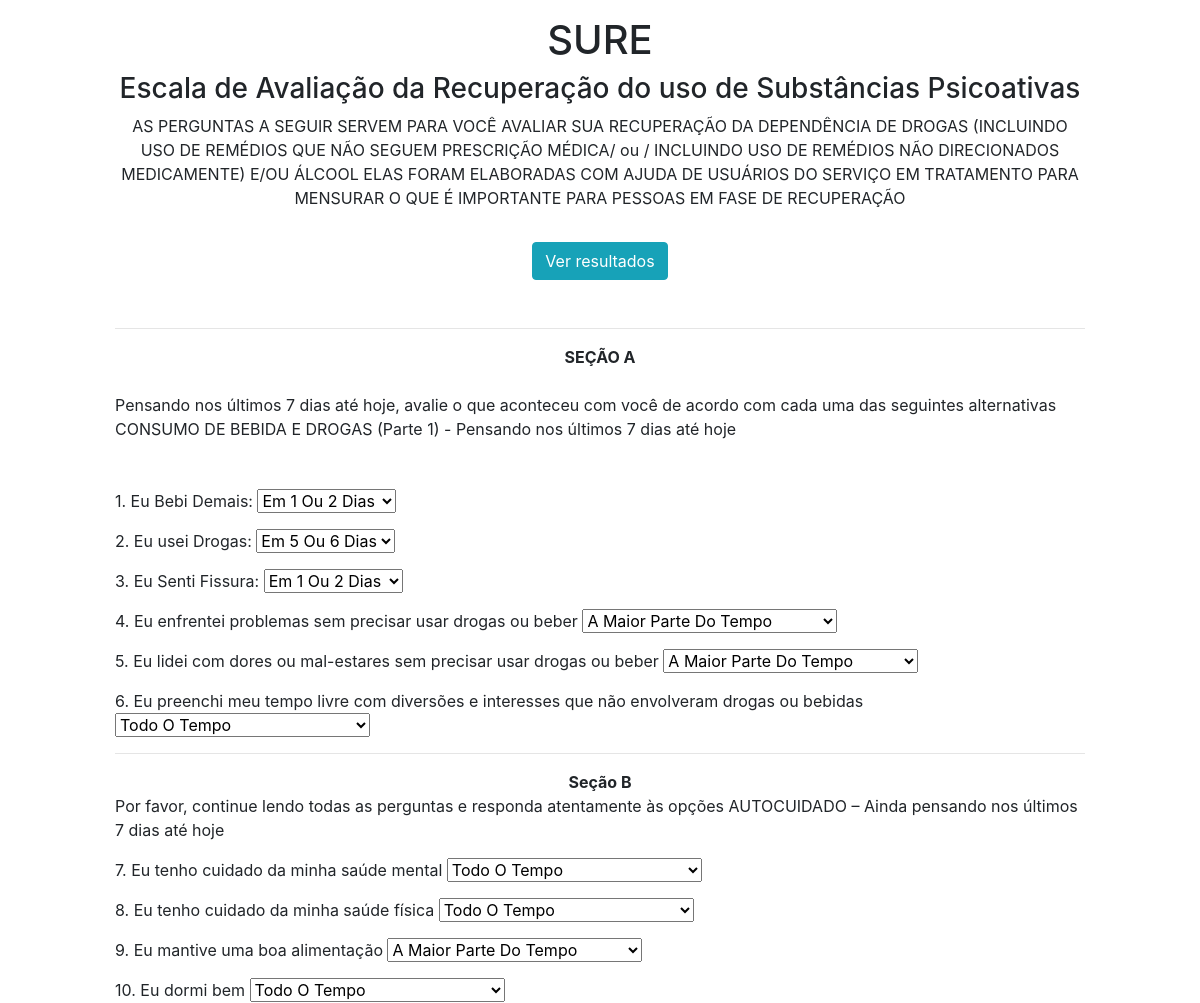
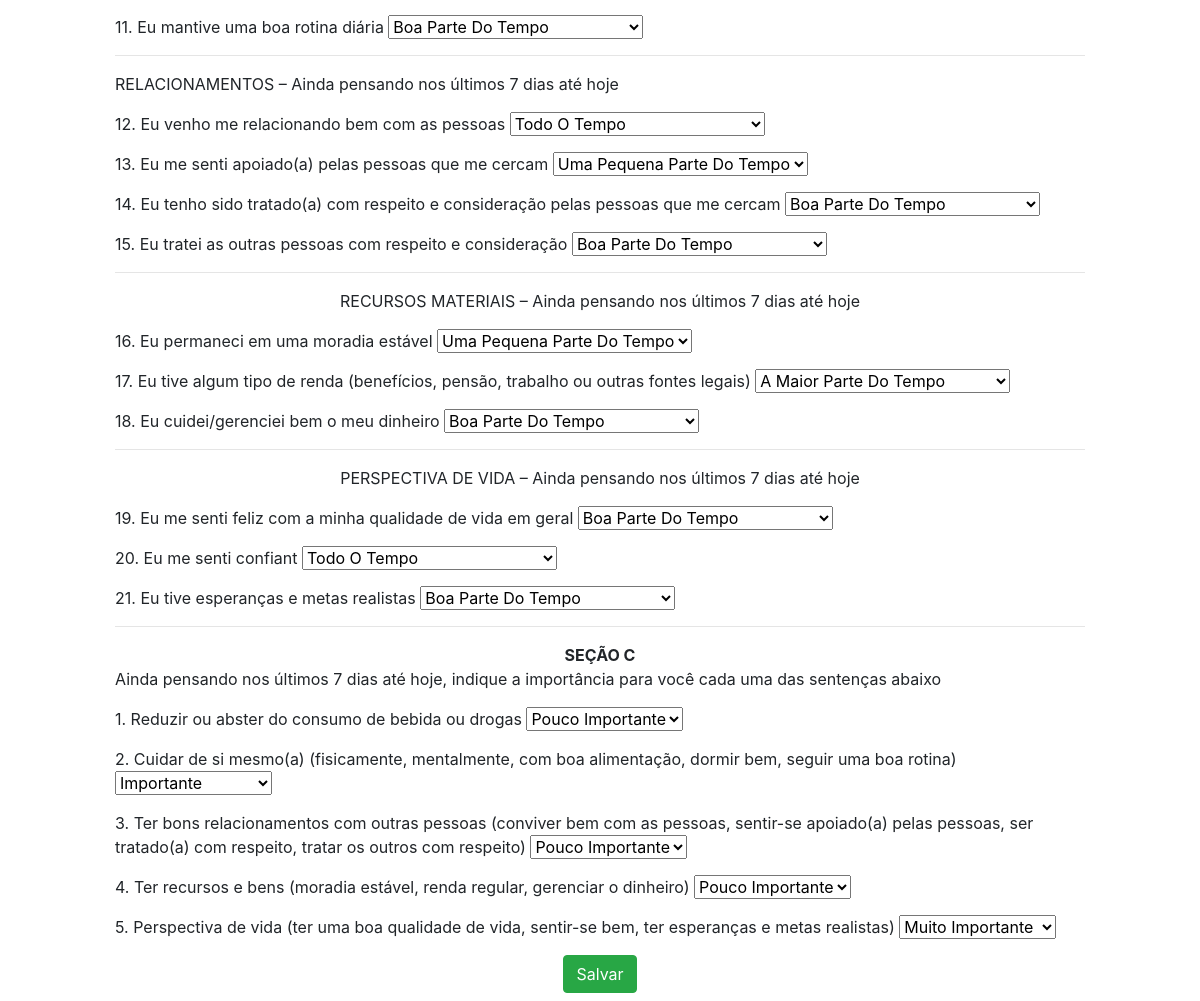
Page /edit/2/ on the committed database (2 pictures, top to bottom).
### app/models.py (models this page shows)
class Sure(models.Model):
    class sure01(models.IntegerChoices):
        Nunca = 4
        Em_1_ou_2_dias = 3
        Em_3_ou_4_dias = 2
        Em_5_ou_6_dias = 1
        Todos_os_dias = 0
    q01 = models.IntegerField(choices=sure01.choices)
    q02 = models.IntegerField(choices=sure01.choices)
    q03 = models.IntegerField(choices=sure01.choices)
    class sure02(models.IntegerChoices):
        Todo_o_tempo = 4
        A_maior_parte_do_tempo = 3
        Boa_parte_do_tempo = 2
        Uma_pequena_parte_do_tempo = 1
        Em_nenhum_momento = 0
    q04 = models.IntegerField(choices=sure02.choices)
    q05 = models.IntegerField(choices=sure02.choices)
    q06 = models.IntegerField(choices=sure02.choices)
    q07 = models.IntegerField(choices=sure02.choices)
    q08 = models.IntegerField(choices=sure02.choices)
    q09 = models.IntegerField(choices=sure02.choices)
    q10 = models.IntegerField(choices=sure02.choices)
    q11 = models.IntegerField(choices=sure02.choices)
    q12 = models.IntegerField(choices=sure02.choices)
    q13 = models.IntegerField(choices=sure02.choices)
    q14 = models.IntegerField(choices=sure02.choices)
    q15 = models.IntegerField(choices=sure02.choices)
    q16 = models.IntegerField(choices=sure02.choices)
    q17 = models.IntegerField(choices=sure02.choices)
    q18 = models.IntegerField(choices=sure02.choices)
    q19 = models.IntegerField(choices=sure02.choices)
    q20 = models.IntegerField(choices=sure02.choices)
    q21 = models.IntegerField(choices=sure02.choices)
    class sure03(models.IntegerChoices):
        Não_importante = 4
        Pouco_importante = 3
        Importante = 2
        Muito_Importante = 1
    q22 = models.IntegerField(choices=sure03.choices)
    q23 = models.IntegerField(choices=sure03.choices)
    q24 = models.IntegerField(choices=sure03.choices)
    q25 = models.IntegerField(choices=sure03.choices)
    q26 = models.IntegerField(choices=sure03.choices)

### app/views.py (the view)
# urls.py: path('edit/<int:pk>/', edit, name='edit'),
def edit(request, pk):
    data = {}
    data['db'] = Sure.objects.get(pk=pk)
    data['form'] = SureForm(instance=data['db'])
    return render(request, 'form.html', data)

### app/forms.py
class SureForm(ModelForm):
    class Meta:
       model = Sure
       fields = [ 'q01' , 'q02' , 'q03', 'q04' , 'q05', 'q06' , 'q07', 'q08' , 'q09', 'q10' ,
                    'q11', 'q12' , 'q13', 'q14' , 'q15', 'q16' , 'q17', 'q18' , 'q19', 'q20' ,
                    'q21', 'q22' , 'q23', 'q24' , 'q25', 'q26'
                ]

### app/templates/form.html (shortened to what this page needs)
<!DOCTYPE html>
<html lang="pt-br">
<head>
    <link rel="stylesheet" href="https://stackpath.bootstrapcdn.com/bootstrap/4.4.1/css/bootstrap.min.css">
</head>
<body>
    <div class="col-16 m-auto pt-2 pb-2 text-center">
        <div class="col-10 m-auto pt-2 pb-2 text-center">
            <h1>SURE</h1>
            <h3>Escala de Avaliação da Recuperação do uso de Substâncias Psicoativas</h3>
                            AS PERGUNTAS A SEGUIR SERVEM PARA VOCÊ AVALIAR SUA RECUPERAÇÃO DA
                DEPENDÊNCIA DE DROGAS (INCLUINDO USO DE REMÉDIOS QUE NÃO SEGUEM
                PRESCRIÇÃO MÉDICA/ ou / INCLUINDO USO DE REMÉDIOS NÃO DIRECIONADOS
                MEDICAMENTE) E/OU ÁLCOOL ELAS FORAM ELABORADAS COM AJUDA DE USUÁRIOS DO SERVIÇO EM TRATAMENTO
                PARA MENSURAR O QUE É IMPORTANTE PARA PESSOAS EM FASE DE RECUPERAÇÃO
        </div>
    </div>
    <div class="col-8 m-auto pt-3 pb-2 text-center">
        <a href="/" class="btn btn-info">Ver resultados</a>
    </div>
    <div class="col-10 m-auto pt-4 pb-2 text-left">
<hr>
    <center><strong>SEÇÃO A</strong></center><br>
                            Pensando nos últimos 7 dias até hoje, avalie o que aconteceu com
                            você de acordo com cada uma das seguintes alternativas
                            CONSUMO DE BEBIDA E DROGAS (Parte 1) - Pensando nos últimos
                            7 dias até hoje<p>
    </div>
          <div class="col-10 m-auto pt-4 pb-2 text-left">
                <form name="form" id="form" action="{% if db %}/update/{{db.id}}/{%else%}/create/{% endif %}" method="post">
                    <div class="form-group mt-16">1. Eu Bebi Demais:    {{form.q01}}</div>
                    <div class="form-group mt-16">2. Eu usei Drogas:    {{form.q02}}</div>
                    <div class="form-group mt-16">3. Eu Senti Fissura:  {{form.q03}}</div>
                    <div class="form-group mt-16">4. Eu enfrentei problemas sem precisar usar drogas ou beber                                     {{form.q04}}</div>
                    <div class="form-group mt-16">5. Eu lidei com dores ou mal-estares sem precisar usar drogas ou beber                          {{form.q05}}</div>
                    <div class="form-group mt-16">6. Eu preenchi meu tempo livre com diversões e interesses que não envolveram drogas ou bebidas  {{form.q06}}</div>
                    <hr>
                    <center><strong>Seção B</strong></center><p>
                        Por favor, continue lendo todas as perguntas e responda atentamente às opções
                            AUTOCUIDADO – Ainda pensando nos últimos 7 dias até hoje<p>
                    <div class="form-group mt-16">7. Eu tenho cuidado da minha saúde mental                                                       {{form.q07}}</div>
                    <div class="form-group mt-16">8. Eu tenho cuidado da minha saúde física                                                       {{form.q08}}</div>
                    <div class="form-group mt-16">9. Eu mantive uma boa alimentação                                                               {{form.q09}}</div>
                    <div class="form-group mt-16">10. Eu dormi bem                                                                                {{form.q10}}</div>
                    <div class="form-group mt-16">11. Eu mantive uma boa rotina diária                                                            {{form.q11}}</div>
                    <hr> RELACIONAMENTOS – Ainda pensando nos últimos 7 dias até hoje<p>
                    <div class="form-group mt-16">12. Eu venho me relacionando bem com as pessoas                                                 {{form.q12}}</div>
                    <div class="form-group mt-16">13. Eu me senti apoiado(a) pelas pessoas que me cercam                                          {{form.q13}}</div>
                    <div class="form-group mt-16">14. Eu tenho sido tratado(a) com respeito e consideração pelas pessoas que me cercam            {{form.q14}}</div>
                    <div class="form-group mt-16">15. Eu tratei as outras pessoas com respeito e consideração                                     {{form.q15}}</div>
                    <hr> <center>RECURSOS MATERIAIS – Ainda pensando nos últimos 7 dias até hoje</center><p>
                    <div class="form-group mt-16">16. Eu permaneci em uma moradia estável                                                         {{form.q16}}</div>
                    <div class="form-group mt-16">17. Eu tive algum tipo de renda (benefícios, pensão, trabalho ou outras fontes legais)          {{form.q17}}</div>
                    <div class="form-group mt-16">18. Eu cuidei/gerenciei bem o meu dinheiro                                                      {{form.q18}}</div>
                    <hr><center>PERSPECTIVA DE VIDA – Ainda pensando nos últimos 7 dias até hoje</center><p>
                    <div class="form-group mt-16">19. Eu me senti feliz com a minha qualidade de vida em geral                                    {{form.q19}}</div>
                    <div class="form-group mt-16">20. Eu me senti confiant                   {{form.q20}}</div>
                    <div class="form-group mt-16">21. Eu tive esperanças e metas realistas  {{form.q21}}</div>
                    <hr><strong><center>SEÇÃO C</center></strong><p>
                                Ainda pensando nos últimos 7 dias até hoje, indique a importância para você
                                cada uma das sentenças abaixo<p>
                    <div class="form-group mt-16">1. Reduzir ou abster do consumo de bebida ou drogas    {{form.q22}}</div>
                    <div class="form-group mt-16">2. Cuidar de si mesmo(a) (fisicamente, mentalmente, com boa alimentação, dormir bem, seguir uma boa rotina)    {{form.q23}}</div>
                    <div class="form-group mt-16">3. Ter bons relacionamentos com outras pessoas (conviver bem com as pessoas, sentir-se apoiado(a) pelas pessoas, ser tratado(a) com respeito, tratar os outros com respeito) {{form.q24}}</div>
                    <div class="form-group mt-16">4. Ter recursos e bens (moradia estável, renda regular, gerenciar o dinheiro)    {{form.q25}}</div>
                    <div class="form-group mt-16">5. Perspectiva de vida (ter uma boa qualidade de vida, sentir-se bem, ter esperanças e metas realistas) {{form.q26}}</div>
                    <center><input type="submit" class="btn btn-success" value="Salvar"></center>
                </form>
            </div>
    {% load static %}
</body>
</html>

### rows in the picture
Sure: q01 "Em 1 Ou 2 Dias", q02 "Em 5 Ou 6 Dias", q03 "Em 1 Ou 2 Dias", q04 "A Maior Parte Do Tempo", q05 "A Maior Parte Do Tempo", q06 "Todo O Tempo", q07 "Todo O Tempo", q08 "Todo O Tempo", q09 "A Maior Parte Do Tempo", q10 "Todo O Tempo", q11 "Boa Parte Do Tempo", q12 "Todo O Tempo", q13 "Uma Pequena Parte Do Tempo", q14 "Boa Parte Do Tempo", q15 "Boa Parte Do Tempo", q16 "Uma Pequena Parte Do Tempo", q17 "A Maior Parte Do Tempo", q18 "Boa Parte Do Tempo", q19 "Boa Parte Do Tempo", q20 "Todo O Tempo", q21 "Boa Parte Do Tempo", q22 "Pouco Importante", q23 "Importante", q24 "Pouco Importante", q25 "Pouco Importante", q26 "Muito Importante"
